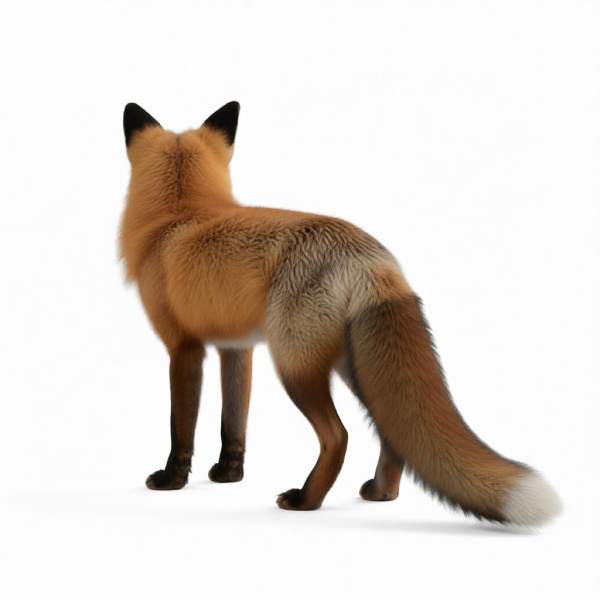
#> input picture deploy/allinone/seed/images/anm_asset_008-back.png, 1200 x 1200 px (shown at 1/2 size)
$ python image_to_mesh.py ../../deploy/allinone/seed/images/anm_asset_008-back.png ../../deploy/allinone/seed/images/anm_asset_009-back.png
#> lines starting #> are read from the running program, lines starting #| are printed output that depends on the picture; after the words box and inside, x2 and y2 are one past the last pixel; in counts of white or black regions, pixels touching at a corner belong together
"""把正面参考图转成可挤出的剪影 SVG（不依赖 cv2/skimage）。

思路：白/纯色背景参考图 → 灰度 → 大津阈值 → 取最大连通区域的行列范围 →
按行求左右边界 → 生成闭合多边形 → 写 SVG。Blender 再导入 SVG 曲线并挤出成 3D。

局限（不要夸大）：这是「正面剪影挤出」，侧面/背面靠对称假设，属于图片驱动的
建模辅助，不是多视角三维重建。
"""
import sys

import numpy as np
from PIL import Image


def load_gray(path, size=512):
#> called with size = 512
    image = Image.open(path).convert("L").resize((size, size))
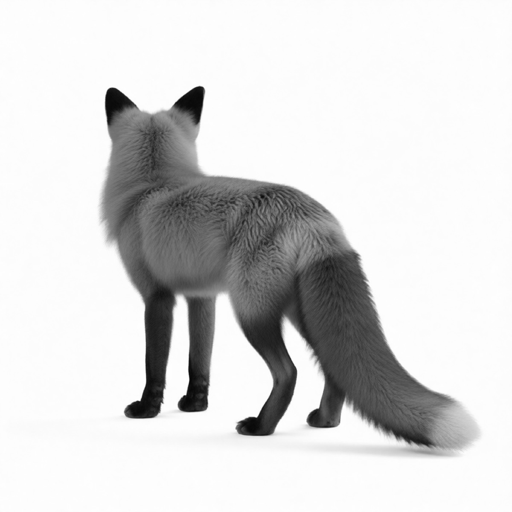
#> image: PIL image 512x512 L; min 3, max 255, mean 214.8
    return np.asarray(image, dtype=np.float32) / 255.0


def otsu(gray):
    hist, _ = np.histogram(gray, bins=256, range=(0, 1))
    total = hist.sum()
    sum_all = np.dot(np.arange(256), hist)
    sum_b = w_b = 0.0
    best, threshold = -1.0, 0
    for i in range(256):
        w_b += hist[i]
        if w_b == 0:
            continue
        w_f = total - w_b
        if w_f == 0:
            break
        sum_b += i * hist[i]
        m_b = sum_b / w_b
        m_f = (sum_all - sum_b) / w_f
        between = w_b * w_f * (m_b - m_f) ** 2
        if between > best:
            best, threshold = between, i
    return threshold / 255.0


def silhouette_polygon(gray):
    # 以四角估计背景色，用与背景的灰度差分割；比单一全局阈值稳健。
    h, w = gray.shape
#> h = 512; w = 512
    k = max(2, h // 20)
#> k = 25
    corners = np.concatenate([
        gray[:k, :k].ravel(), gray[:k, -k:].ravel(),
        gray[-k:, :k].ravel(), gray[-k:, -k:].ravel(),
    ])
#> corners = 2500 values, max 0.996 at index 42, min 0.984 at index 626, mean 0.992
    background = float(np.median(corners))
#> background = 0.992
    diff = np.abs(gray - background)
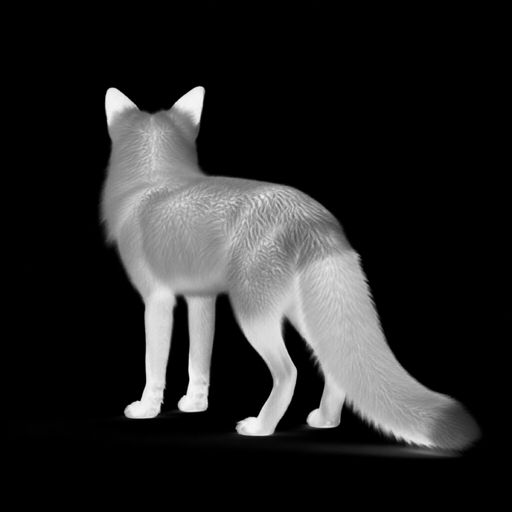
#> diff: shape (512, 512) float32; min 0, max 0.98, mean 0.15
    level = max(0.12, float(np.percentile(diff, 70)) * 0.6)
#> level = 0.12
    mask = diff > level
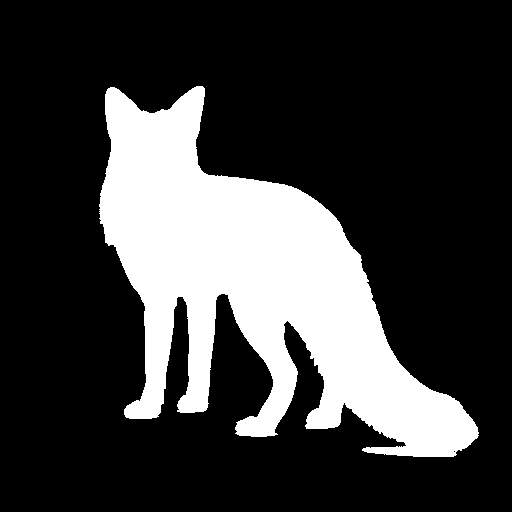
#> mask: shape (512, 512) bool; 23.6% white; 1 white region, box (x1, y1, x2, y2) and area: (99, 86, 479, 457) 61790
    if mask.mean() > 0.6:  # 背景占比异常时退回大津法
        level = otsu(gray)
        mask = gray < level
        if mask.mean() > 0.6:
            mask = gray > level
    rows = np.where(mask.any(axis=1))[0]
#> rows = 371 values from 86 to 456
    if rows.size < 8:
        return None
    top, bottom = rows[0], rows[-1]
#> top = 86; bottom = 456
    points = []
    for y in range(top, bottom + 1, 2):
        cols = np.where(mask[y])[0]
        if cols.size == 0:
            continue
        points.append((int(cols[0]), int(y)))
#> this loop made 186 passes
#> cols on pass 1: [196, 197, 198, 199, 200, 201, 202]
#> after the loop, points = 186 pairs, first value 99 to 413, second value 86 to 456
    for y in range(bottom, top - 1, -2):
        cols = np.where(mask[y])[0]
        if cols.size == 0:
            continue
        points.append((int(cols[-1]), int(y)))
#> after the loop, points = 372 pairs, first value 99 to 478, second value 86 to 456
    return points, mask.mean()


def write_svg(points, width, height, out_path):
    if not points:
        return False
    # SVG 的 Y 轴向下，Blender 导入后需翻转；这里直接输出并保持单位一致。
    path = "M " + " L ".join(f"{x},{y}" for x, y in points) + " Z"
    svg = (
        f'<svg xmlns="http://www.w3.org/2000/svg" width="{width}" height="{height}" '
        f'viewBox="0 0 {width} {height}"><path d="{path}" fill="#000000"/></svg>'
    )
    with open(out_path, "w") as handle:
        handle.write(svg)
    return True


if __name__ == "__main__":
    src, dst = sys.argv[1], sys.argv[2]
    gray = load_gray(src)
    result = silhouette_polygon(gray)
    if not result:
        print("NO_SILHOUETTE")
        sys.exit(1)
    points, coverage = result
#> coverage = 0.236
    ok = write_svg(points, gray.shape[1], gray.shape[0], dst)
#> ok = True
    print(f"SVG_OK points={len(points)} coverage={coverage:.3f} -> {dst}" if ok else "SVG_FAIL")
#| SVG_OK points=372 coverage=0.236 -> ../../deploy/allinone/seed/images/anm_asset_009-back.png

$ run again, on deploy/allinone/seed/images/anm_asset_008-front.png
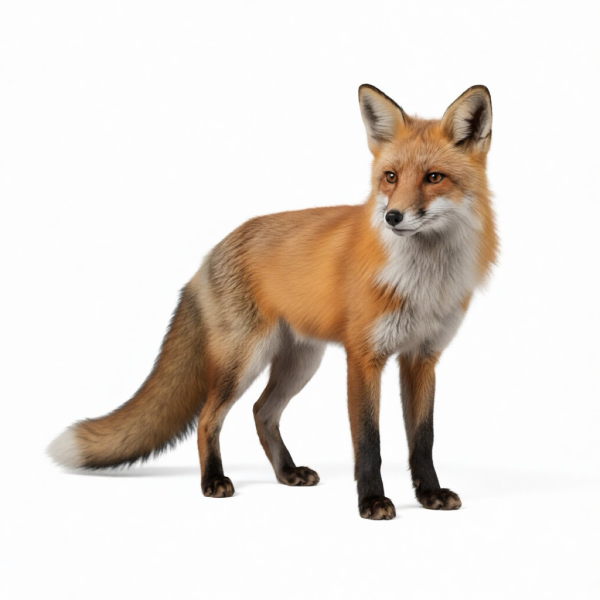
#> input picture deploy/allinone/seed/images/anm_asset_008-front.png, 1200 x 1200 px (shown at 1/2 size)
#> corners = 2500 values, max 0.996 at index 16, min 0.984 at index 13, mean 0.992
#> background = 0.992
#> in silhouette_polygon, `diff = np.abs(gray - background)`:
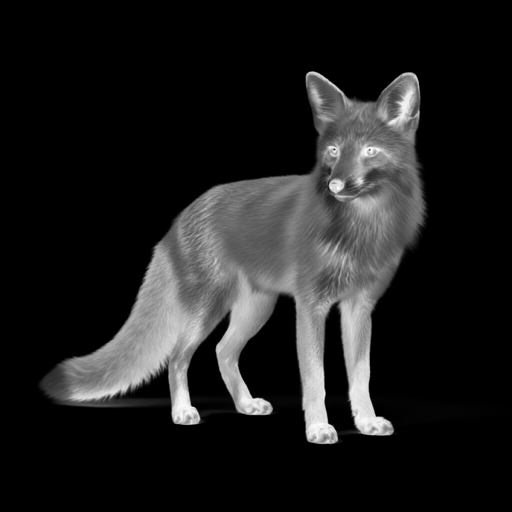
#> diff: shape (512, 512) float32; min 0, max 0.992, mean 0.124
#> level = 0.12
#> in silhouette_polygon, `mask = diff > level`:
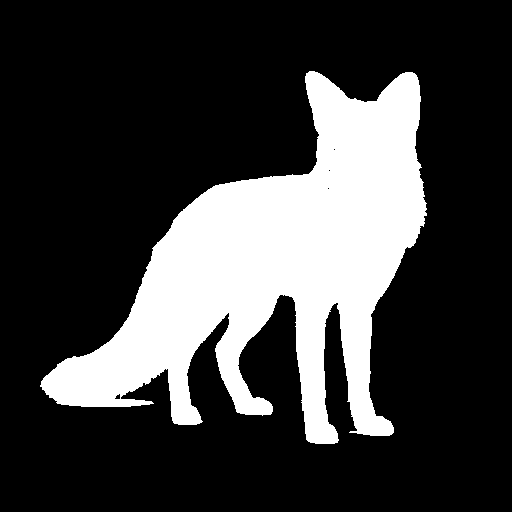
#> mask: shape (512, 512) bool; 24% white; 1 white region, box (x1, y1, x2, y2) and area: (40, 71, 427, 444) 62809
#> rows = 373 values from 71 to 443
#> top = 71; bottom = 443
#> the loop in silhouette_polygon, `for y in range(top, bottom + 1, 2):` made 187 passes
#> cols on pass 1: [309, 310, 311, 312, 313, 314]
#> after the loop in silhouette_polygon, `for y in range(top, bottom + 1, 2):`: points = 187 pairs, first value 40 to 319, second value 71 to 443
#> after the loop in silhouette_polygon, `for y in range(bottom, top - 1, -2):`: points = 374 pairs, first value 40 to 426, second value 71 to 443
#> `points, coverage = result`: coverage = 0.24
#> ok = True
#| SVG_OK points=374 coverage=0.240 -> ../../deploy/allinone/seed/images/anm_asset_008-front.png

$ run again, on deploy/allinone/seed/images/anm_asset_008-right.png
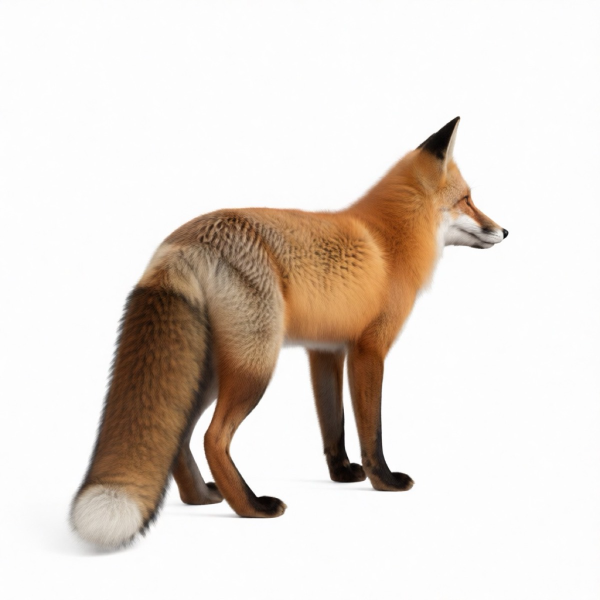
#> input picture deploy/allinone/seed/images/anm_asset_008-right.png, 1200 x 1200 px (shown at 1/2 size)
#> corners = 2500 values, max 0.996 at index 67, min 0.98 at index 0, mean 0.991
#> background = 0.992
#> in silhouette_polygon, `diff = np.abs(gray - background)`:
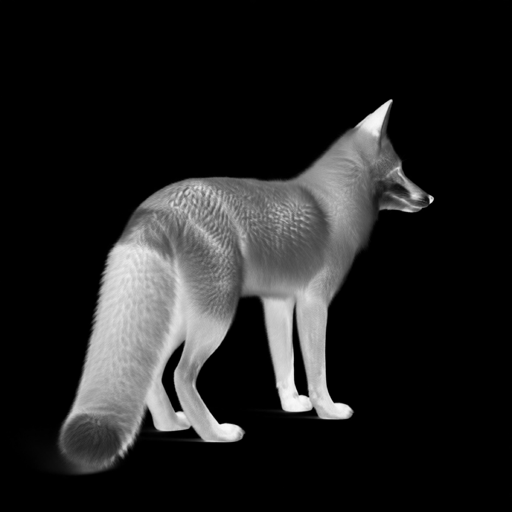
#> diff: shape (512, 512) float32; min 0, max 0.973, mean 0.131
#> level = 0.12
#> in silhouette_polygon, `mask = diff > level`:
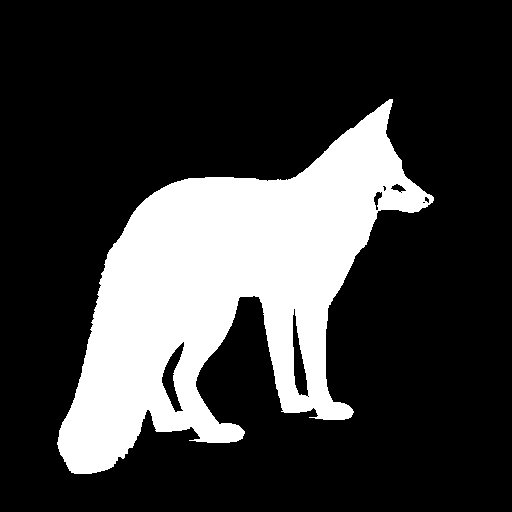
#> mask: shape (512, 512) bool; 23.3% white; 1 white region, box (x1, y1, x2, y2) and area: (57, 99, 434, 474) 61083
#> rows = 375 values from 99 to 473
#> top = 99; bottom = 473
#> the loop in silhouette_polygon, `for y in range(top, bottom + 1, 2):` made 188 passes
#> cols on passes 1 to 3: [389, 390, 391, 392], [386, 387, 388, 389, 390, 391, 392], [384, 385, 386, 387, 388, 389, 390, 391]
#> after the loop in silhouette_polygon, `for y in range(top, bottom + 1, 2):`: points = 188 pairs, first value 57 to 389, second value 99 to 473
#> after the loop in silhouette_polygon, `for y in range(bottom, top - 1, -2):`: points = 376 pairs, first value 57 to 433, second value 99 to 473
#> `points, coverage = result`: coverage = 0.233
#> ok = True
#| SVG_OK points=376 coverage=0.233 -> ../../deploy/allinone/seed/images/anm_asset_008-right.png

$ run again, on deploy/allinone/seed/images/anm_asset_008-side.png
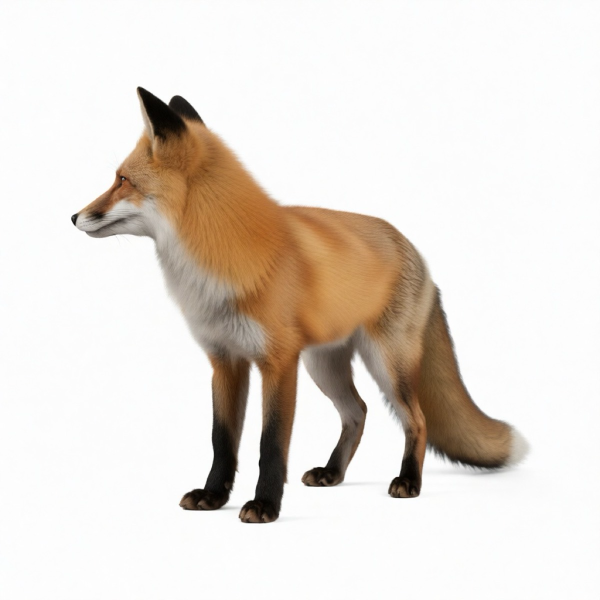
#> input picture deploy/allinone/seed/images/anm_asset_008-side.png, 1200 x 1200 px (shown at 1/2 size)
#> corners = 2500 values, max 0.996 at index 225, min 0.98 at index 642, mean 0.991
#> background = 0.992
#> in silhouette_polygon, `diff = np.abs(gray - background)`:
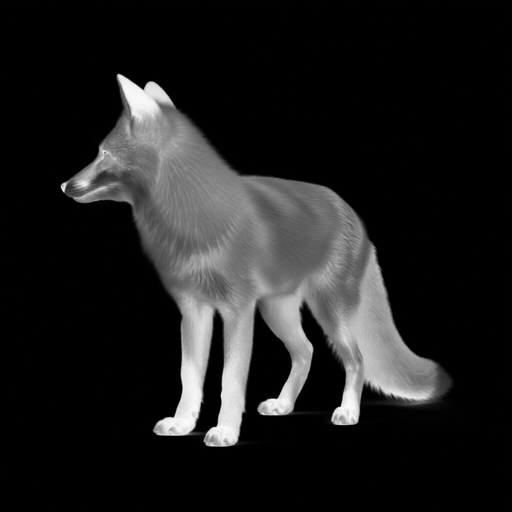
#> diff: shape (512, 512) float32; min 0, max 0.98, mean 0.122
#> level = 0.12
#> in silhouette_polygon, `mask = diff > level`:
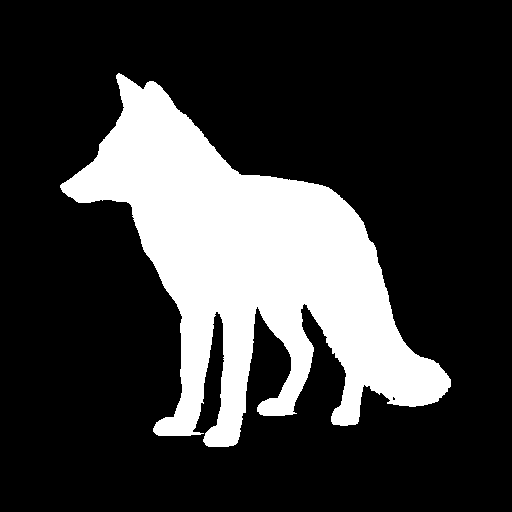
#> mask: shape (512, 512) bool; 22.4% white; 1 white region, box (x1, y1, x2, y2) and area: (60, 73, 451, 447) 58783
#> rows = 374 values from 73 to 446
#> top = 73; bottom = 446
#> the loop in silhouette_polygon, `for y in range(top, bottom + 1, 2):` made 187 passes
#> cols on passes 1 to 3: [118, 119], [116, 117, 118, 119, 120, 121, 122, 123], [116, 117, 118, 119, 120, 121, 122, 123, 124, 125, 126]
#> after the loop in silhouette_polygon, `for y in range(top, bottom + 1, 2):`: points = 187 pairs, first value 60 to 206, second value 73 to 445
#> after the loop in silhouette_polygon, `for y in range(bottom, top - 1, -2):`: points = 374 pairs, first value 60 to 450, second value 73 to 446
#> `points, coverage = result`: coverage = 0.224
#> ok = True
#| SVG_OK points=374 coverage=0.224 -> ../../deploy/allinone/seed/images/anm_asset_008-side.png
